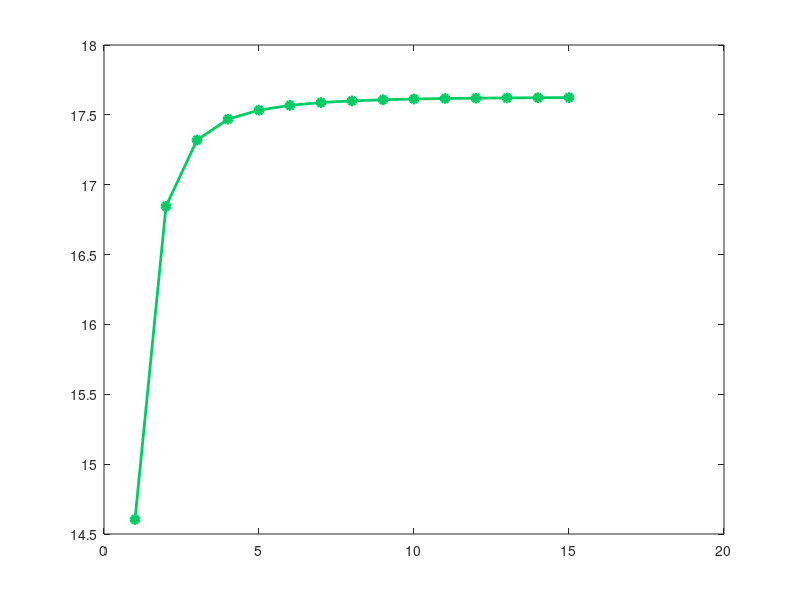

MATLAB code to generate this figure: (Note: this script raises an error after producing the figure.)
% EXPERIMENT_9_4: Empirical verification of backfitting upward convergence.
% This script constructs a constrained smoothing matrix, executes the
% backfitting algorithm, and plots the RSS trajectory against the analytical limit.

function verify_exercise_9_4()
    % --- Parameters ---
    N = 100;           % Dimension of the vector space
    max_iter = 15;     % Number of backfitting cycles
    
    % --- Step 1: Construct symmetric S with eigenvalues in [0, 1) ---
    % Generate a random orthogonal basis using QR decomposition
    [Q, ~] = qr(randn(N, N)); 
    
    % Generate random eigenvalues strictly between 0 and 0.99
    eigenvalues = rand(N, 1) * 0.99; 
    Lambda = diag(eigenvalues);
    
    % Reconstruct the symmetric smoothing matrix
    S = Q * Lambda * Q';
    
    % --- Step 2: Initialize Data and Variables ---
    y = randn(N, 1);
    f1 = zeros(N, 1);
    f2 = zeros(N, 1);
    
    I = eye(N);
    rss_history = zeros(max_iter, 1);
    
    % --- Step 3: Execute Backfitting Loop ---
    for m = 1:max_iter
        % Sequential updates
        f1 = S * (y - f2);
        f2 = S * (y - f1);
        
        % Calculate and store the Residual Sum of Squares (RSS)
        r_current = y - (f1 + f2);
        rss_history(m) = sum(r_current.^2);
    end
    
    % --- Step 4: Calculate Analytical Limit ---
    % Solve (I + S) * r_star = (I - S) * y using optimized linear solver (\)
    rhs_vector = (I - S) * y;
    r_star = (I + S) \ rhs_vector; 
    rss_limit = sum(r_star.^2);
    
    % --- Step 5: Dark Mode Visualization ---
    figure('Name', 'Backfitting Convergence', 'Color', [0.12 0.12 0.12]);
    axes_handle = gca;
    
    % Plot the empirical RSS trajectory
    plot(1:max_iter, rss_history, '-o', ...
        'Color', [0.0, 0.8, 0.4], ...     % Bright spring green
        'LineWidth', 2, ...
        'MarkerFaceColor', [0.0, 0.8, 0.4], ...
        'MarkerSize', 6);
    hold on;
    
    % Plot the theoretical limit
    yline(rss_limit, '--', ...
        'Color', [1.0, 0.6, 0.2], ...     % Bright orange
        'LineWidth', 2, ...
        'Label', 'Theoretical Limit $r^*$', ...
        'LabelHorizontalAlignment', 'left', ...
        'Interpreter', 'latex');
    
    % Configure dark mode aesthetics
    set(axes_handle, ...
        'Color', [0.18 0.18 0.18], ...    % Dark grey background
        'XColor', [0.9 0.9 0.9], ...      % Off-white axes
        'YColor', [0.9 0.9 0.9], ...
        'GridColor', [0.5 0.5 0.5], ...
        'GridAlpha', 0.3, ...
        'FontSize', 11);
    grid on;
    
    title('Exercise 9.4: Upward Convergence of RSS', 'Color', 'w', 'FontSize', 14);
    xlabel('Iteration ($m$)', 'Interpreter', 'latex', 'Color', 'w', 'FontSize', 12);
    ylabel('Residual Sum of Squares ($\| \mathbf{r} \|^2$)', 'Interpreter', 'latex', 'Color', 'w', 'FontSize', 12);
    
    legend({'Empirical RSS', 'Analytical Limit'}, ...
        'TextColor', 'w', ...
        'Color', [0.2 0.2 0.2], ...
        'EdgeColor', 'none', ...
        'Location', 'southeast');
end
